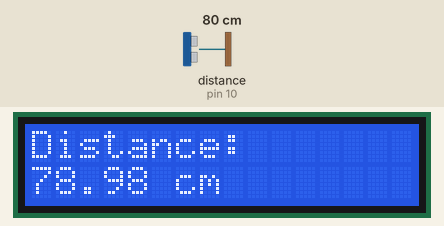
The sketch below on a simulated Arduino Uno, built with avr-gcc and run on an emulated ATmega328P. Shown: 16×2 character LCD. Wiring (inferred from the names in the program): ultrasonic range finder: trigger pin 9; echo pin 10. The test bench sets the inputs (shaded band); at power-on: distance to the obstacle (sensor on pin 10) 80 cm. The echo pulse lasts 58.3 µs per cm.

Above: at 3.2 s.
3.3 s: distance to the obstacle (sensor on pin 10) set to 2 cm
At 5.8 s:
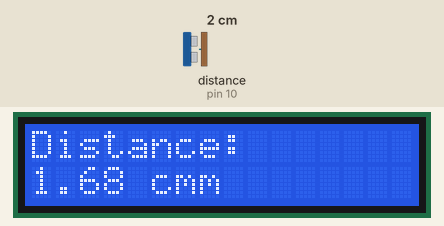
6.1 s: distance to the obstacle (sensor on pin 10) set to 4 cm
At 7.5 s:
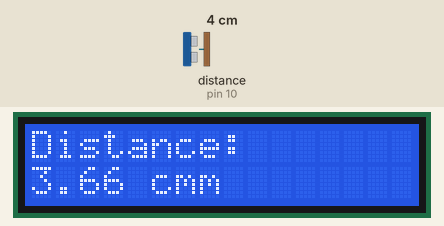
8.1 s: distance to the obstacle (sensor on pin 10) set to 120 cm
At 8.8 s:
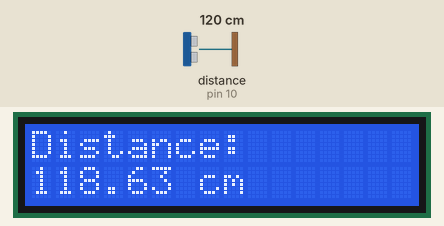
9.6 s: distance to the obstacle (sensor on pin 10) set to 9 cm
At 12.0 s:
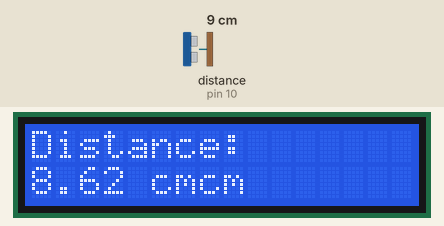
Timing chart, 0 to 13.1 s (numbered marks = the images above; inputs shaded):
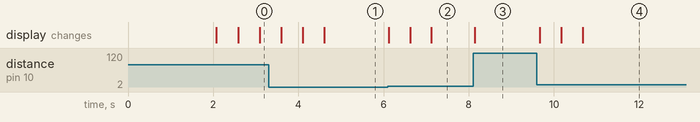

Measured:
- after the input at 3.3 s, the display: changes after 0.30 s (image 1)
- after the input at 6.1 s, the display: first changes at once (image 2 shows a later state)
- after the input at 8.1 s, the display: changes at once (image 3)
- after the input at 9.6 s, the display: changes after 0.07 s (image 4)

The sketch:

Ultrasonic_-_distance.ino
```cpp
#include <LiquidCrystal.h>

// LCD pin connections: (RS, E, D4, D5, D6, D7)
LiquidCrystal lcd(7, 6, 5, 4, 3, 2);

const int trigPin = 9;
const int echoPin = 10;

long duration;
float distance;

void setup() {
  pinMode(trigPin, OUTPUT);
  pinMode(echoPin, INPUT);

  lcd.begin(16, 2);
  lcd.setCursor(0, 0);
  lcd.print("Distance Meter");
  delay(2000);
  lcd.clear();
}

void loop() {
  // Trigger ultrasonic pulse
  digitalWrite(trigPin, LOW);
  delayMicroseconds(2);

  digitalWrite(trigPin, HIGH);
  delayMicroseconds(10);
  digitalWrite(trigPin, LOW);

  // Read echo
  duration = pulseIn(echoPin, HIGH);

  // Calculate distance in cm
  distance = duration * 0.034 / 2;

  // Display on LCD
  lcd.setCursor(0, 0);
  lcd.print("Distance:     ");
  lcd.setCursor(0, 1);
  lcd.print(distance);
  lcd.print(" cm");

  delay(500);
}
```
